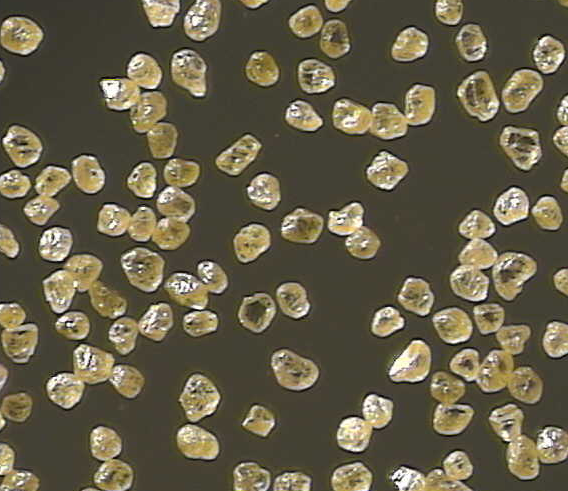
%> input picture stones2.bmp, 568 x 491 px
$ octave main.m   (GNU Octave 9; MATLAB toolbox functions it lacks are replaced by stand-ins)
%> lines starting %> are read from the running program, lines starting %| are printed output that depends on the picture; in (x1, y1, x2, y2) boxes, pixels count from 0 and x2, y2 are one past the last pixel; in counts of white or black regions, pixels touching at a corner belong together; the program's own positions count from 1
clear;
I = imread("stones2.bmp");
%> I is the input picture: size 491x568x3 uint8; mean R, G, B 101, 94.3, 72.6
% turn to gray image
Ip = im2double(I);
Ip = rgb2gray(Ip);
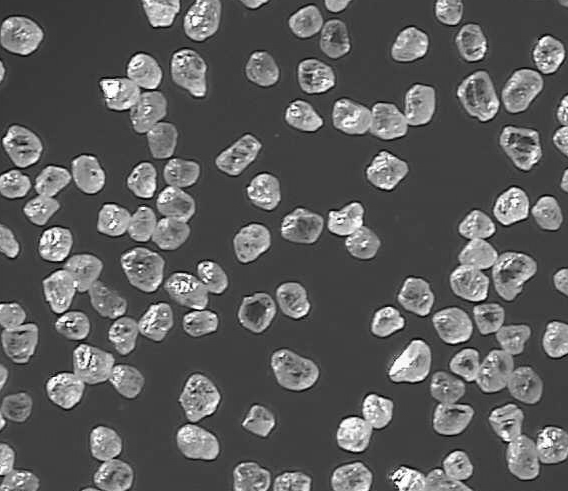
%> Ip: size 491x568 double; min 0.0023, max 1, mean 0.368

% filter -- midfilter, using median filter, remove the noise
Ip = medfilt2(Ip);

% Kmeans compute the treshhold to turn the gray image to BW image
idx = kmeans(Ip(:), 2);
% gm = fitgmdist(Ip(:),2);
% idx = cluster(gm,Ip(:));
thresh = min(max(Ip(idx == 1)), max(Ip(idx == 2)));
%> thresh = 0.443
tem = imsharpen(Ip, "Threshold", thresh);
bw = edge(tem, "Canny");
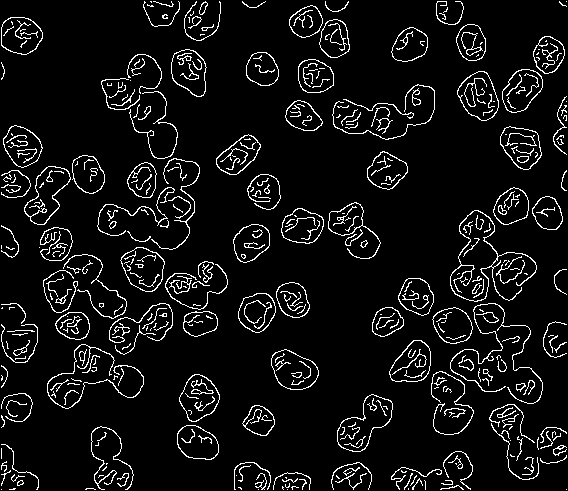
%> bw: size 491x568 logical; 7.1% white in thin lines or dots
Ip = im2bw(Ip, thresh);
%> Ip: size 491x568 logical; 29.5% white; 84 white regions (9 under 20 px), largest, box (x1, y1, x2, y2) and area: (97, 159, 199, 249) 3861, (450, 210, 536, 301) 3804, (450, 304, 542, 403) 3722
Ip = im2double(Ip);

% Fill the imcomplete stones.
Ip = logical(bw) | logical(Ip);
%> Ip: size 491x568 logical; 31.5% white; 83 white regions (8 under 20 px), largest, box (x1, y1, x2, y2) and area: (97, 158, 200, 250) 4090, (450, 303, 543, 404) 4085, (450, 210, 537, 302) 4018

% imfill to fill the hole in each image
Ip = imfill(Ip, "holes");
%> Ip: size 491x568 logical; 34% white; 75 white regions (1 under 20 px), largest, box (x1, y1, x2, y2) and area: (450, 303, 543, 404) 4509, (97, 158, 200, 250) 4412, (450, 210, 537, 302) 4297

% remotetunnal to remove the small tunnels in the image.
% imerode then imdilate
se = strel("disk", 2);
Ip = imerode(Ip, se);
%> Ip: size 491x568 logical; 27.6% white; 75 white regions (2 under 20 px), largest, box (x1, y1, x2, y2) and area: (452, 305, 541, 402) 3728, (99, 160, 198, 248) 3687, (452, 212, 535, 300) 3624
Ip = imdilate(Ip, strel("disk", 3));
%> Ip: size 491x568 logical; 35.2% white; 74 white regions, largest, box (x1, y1, x2, y2) and area: (450, 303, 543, 404) 4647, (97, 158, 200, 250) 4569, (450, 210, 537, 302) 4450


% watershed_fine to generate edge for adjoint stones
% https://blogs.mathworks.com/steve/2013/11/19/watershed-transform-question-from-tech-support/
D = -bwdist(~Ip);
MinGraph = (D - min(D(:))) / (max(D(:) - min(D(:))));
mask = imextendedmin(MinGraph, 0.025);
%> mask: size 491x568 logical; 0.18% white in thin lines or dots
D2 = imimposemin(D, mask);
Ld = watershed(D2);
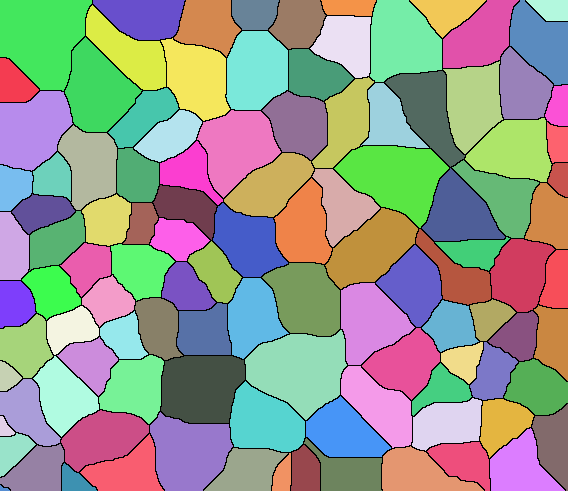
%> Ld: size 491x568 uint8; 111 distinct labels, from 0 to 110; one colour per label, 0 black
Ip(Ld == 0) = 0;
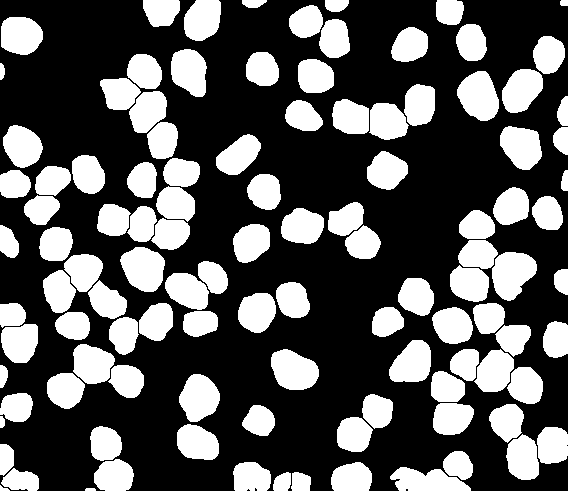
%> Ip: size 491x568 logical; 34.9% white; 110 white regions, largest, box (x1, y1, x2, y2) and area: (492, 252, 537, 301) 1563, (457, 71, 499, 121) 1519, (120, 247, 165, 292) 1503

% remove the incomplete stones on the border
Ip = imclearborder(Ip);

% bwlabel to lable the connected zones
[Label, num] = bwlabel(Ip, 4); % 4 means, only the direct right, left, top and bottom will be considered as connected
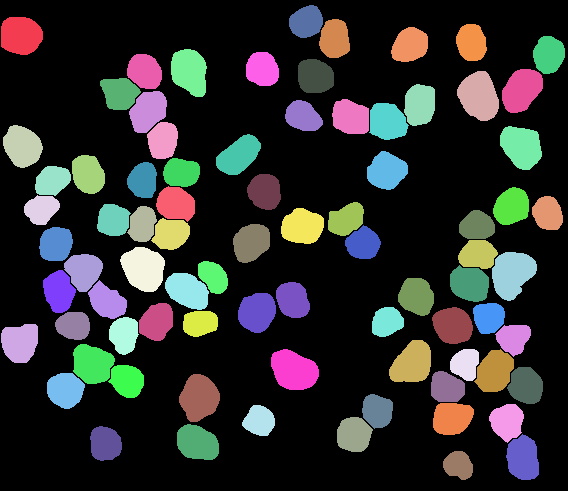
%> Label: size 491x568 double; 82 distinct labels, from 0 to 81; one colour per label, 0 black
%> num = 81

% perim algo to abtract edge of the stone
Ip = bwperim(Ip);
%> Ip: size 491x568 logical; 3% white in thin lines or dots

% show the boundary and the original image
% seperate layers
I = im2double(I);
R = I(:, :, 1);
G = I(:, :, 2);
B = I(:, :, 3);
R = R + Ip;
G = G + Ip;
B = B + Ip;
Ir = cat(3,R,G,B);
imshow(Ir);

% label the stone and show the number in the image
for k = 1 : num
    [r, c] = find(Label == k);
    rcenter = mean(r) - 8;
    ccenter = mean(c) - 12;
    text(ccenter, rcenter, num2str(k), 'color', 'g');
end
%> this loop made 81 passes
%> (rcenter, ccenter) on passes 1 to 12: (28.01, 9.38), (335, 8.53), (138.9, 10.97), (201.9, 30.04), (173.2, 40.89), (236.7, 44.42), (284, 47.49), (382.7, 53.91), (318.2, 62.1), (263.4, 72.32), (166.9, 76.66), (356.6, 81.04)
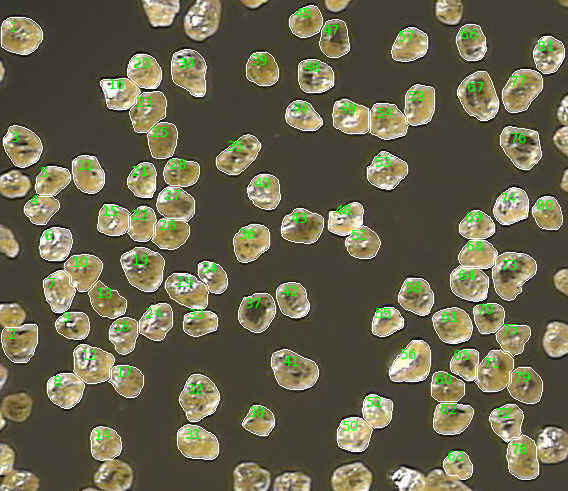
%> figure redrawn from the program's plot data

% chunk and show the selected stone
a = regionprops(Label == 1, 'boundingbox');
%> a = 1 region; box (x1, y1, x2, y2): (1, 17, 43, 55)
i = imcrop(I, a.BoundingBox);
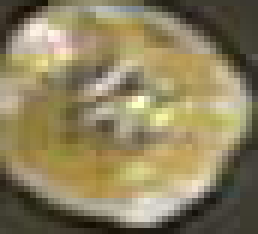
%> i: size 39x43x3 double (shown 6 times larger); mean R, G, B 0.552, 0.506, 0.371
figure
imshow(i);

% compute its perimeter and area
C = regionprops(Label == 1, 'perimeter');
%> C = 1 region; Perimeter: 127.3
A = regionprops(Label == 1, 'area');
%> A = 1 region; Area: 1316

% complete the gui for the program
